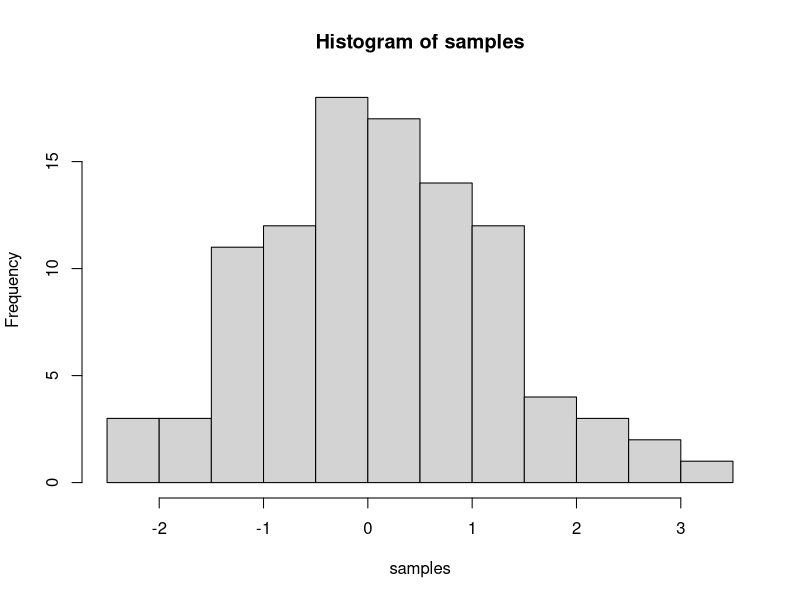

This chart was generated by the following R code:
## ---- chunk 1
library(fontawesome)
## ---- chunk 2
knitr::opts_chunk$set(message=FALSE, warning=FALSE, cache=TRUE)
## ---- chunk 3
samples <- rnorm(100, mean=0, sd=1)
hist(samples)
## ---- chunk 4
1+2
2*5
5/3
(1+6+4)/5

## ---- chunk 5
a<-1
b<-2
a+b

d<-c(1,2,3)
e<-c(5,6,7)
d+e
d*e
d/e

## ---- chunk 6
# for loop solution
# i becomes the number 1 to 100 at each step of the loop


a <- length(100) # make empty variable, set length to 100
for (i in 1:100){
  a[i] <-i #assigns the number in i, to the ith index of a
}

print(a)

# for loop solution #2

a<-c() #create empty variable using combine command
for (i in 1:100){
  a<-c(a,i) # keeps combining a with itself and the new number in i
}
print(a)

# seq solution
a <- seq(1,100,1) # look up help for seq using ?seq() in console
print(a)
